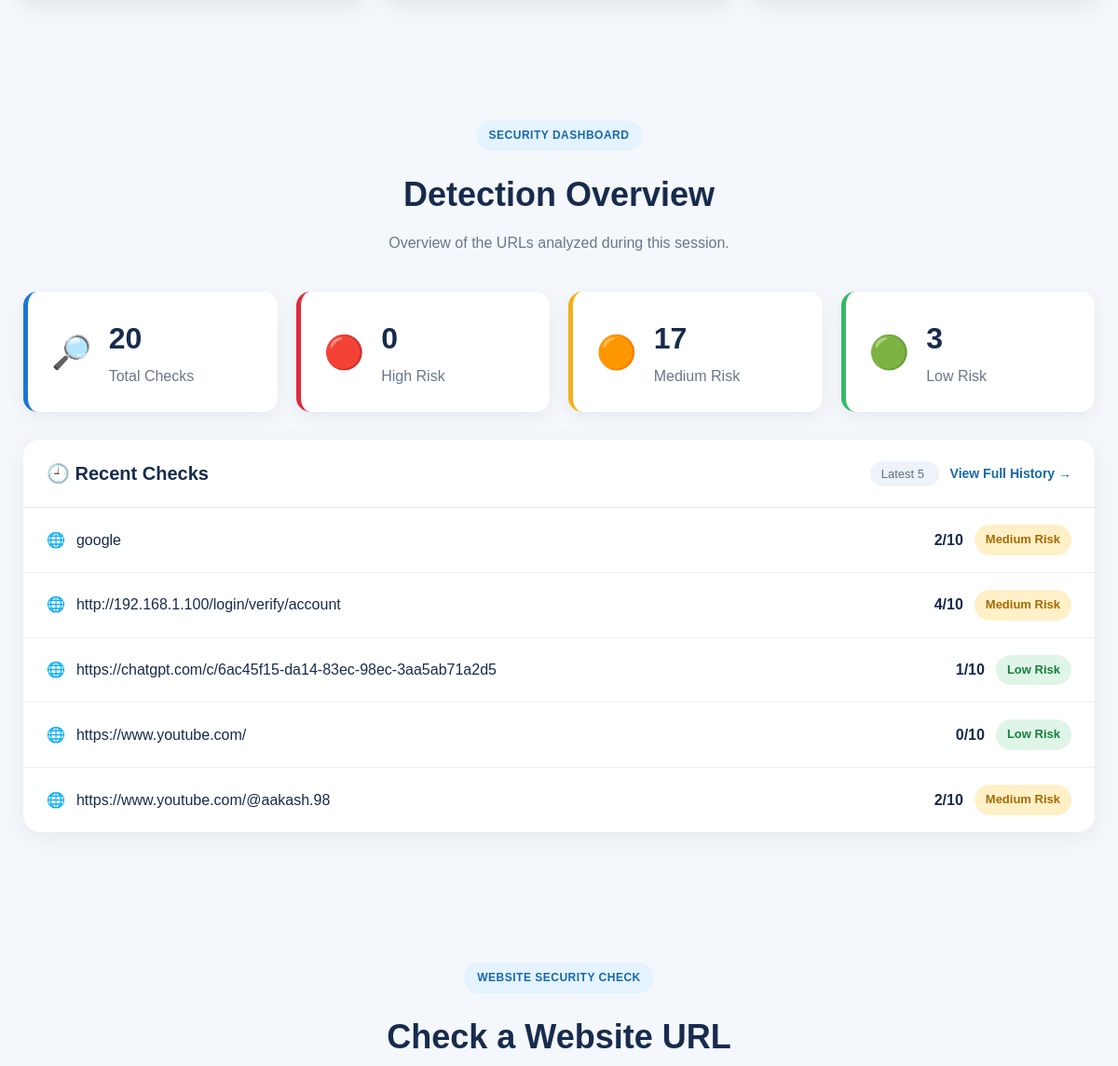
Before: / (middle part) with the older database file.
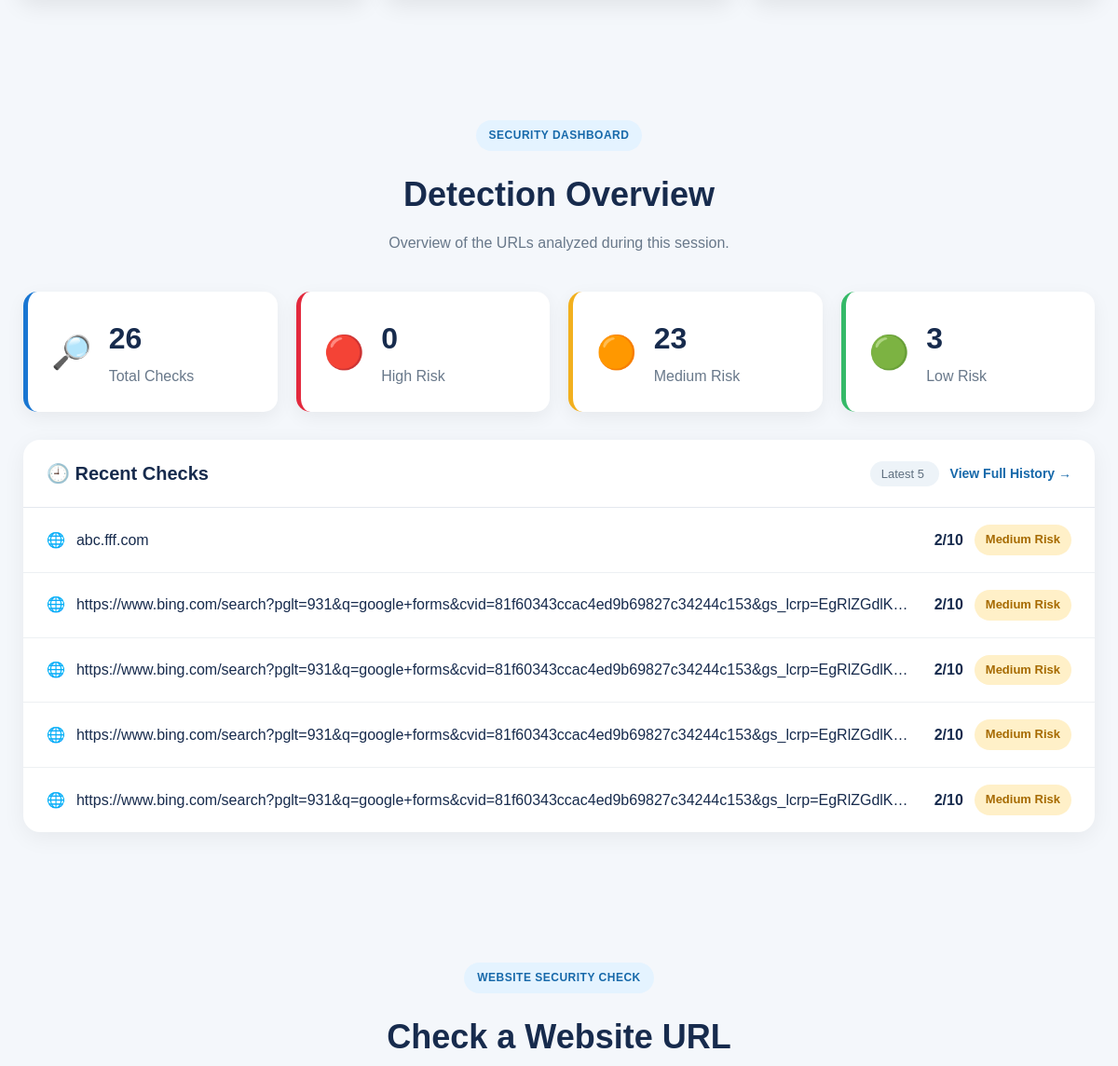
After: the same page with the newer database file.
### tables this page shows
CREATE TABLE checks (

            id INTEGER PRIMARY KEY AUTOINCREMENT,

            url TEXT NOT NULL,

            score INTEGER NOT NULL,

            risk TEXT NOT NULL,

            status TEXT NOT NULL,

            reasons TEXT,

            checked_at TEXT NOT NULL

        );

### app.py (the view)
@app.route("/")
def home():
    conn = get_db_connection()
    total_checks = conn.execute(
        "SELECT COUNT(*) FROM checks"
    ).fetchone()[0]
    high_risk_count = conn.execute(
        "SELECT COUNT(*) FROM checks WHERE risk = 'High'"
    ).fetchone()[0]
    medium_risk_count = conn.execute(
        "SELECT COUNT(*) FROM checks WHERE risk = 'Medium'"
    ).fetchone()[0]
    low_risk_count = conn.execute(
        "SELECT COUNT(*) FROM checks WHERE risk = 'Low'"
    ).fetchone()[0]
    recent_checks = conn.execute("""
        SELECT *
        FROM checks
        ORDER BY id DESC
        LIMIT 5
    """).fetchall()
    conn.close()
    return render_template(
        "index.html",
        total_checks=total_checks,
        high_risk_count=high_risk_count,
        medium_risk_count=medium_risk_count,
        low_risk_count=low_risk_count,
        recent_checks=recent_checks
    )

### app.py (called while the page is built)
def get_db_connection():
    conn = sqlite3.connect(DATABASE)
    conn.row_factory = sqlite3.Row
    return conn

### templates/index.html (shortened to what this page needs)
<!DOCTYPE html>
<html lang="en">
<head>
    <link rel="stylesheet"
          href="{{ url_for('static', filename='css/style.css') }}">
</head>
<body>
<section class="dashboard-section">
    <div class="section-heading">
        <span class="section-label">
            SECURITY DASHBOARD
        </span>
        <h2>
            Detection Overview
        </h2>
        <p>
            Overview of the URLs analyzed during this session.
        </p>
    </div>
    <div class="dashboard-stats">
        <div class="dashboard-card total-card">
            <div class="dashboard-icon">
                🔎
            </div>
            <div>
                <h3>
                    {{ total_checks }}
                </h3>
                <p>
                    Total Checks
                </p>
            </div>
        </div>
        <div class="dashboard-card high-card">
            <div class="dashboard-icon">
                🔴
            </div>
            <div>
                <h3>
                    {{ high_risk_count }}
                </h3>
                <p>
                    High Risk
                </p>
            </div>
        </div>
        <div class="dashboard-card medium-card">
            <div class="dashboard-icon">
                🟠
            </div>
            <div>
                <h3>
                    {{ medium_risk_count }}
                </h3>
                <p>
                    Medium Risk
                </p>
            </div>
        </div>
        <div class="dashboard-card low-card">
            <div class="dashboard-icon">
                🟢
            </div>
            <div>
                <h3>
                    {{ low_risk_count }}
                </h3>
                <p>
                    Low Risk
                </p>
            </div>
        </div>
    </div>
    <div class="recent-section">
        <div class="recent-header">
            <h3>
                🕘 Recent Checks
            </h3>
            <div>
                <span>
                    Latest 5
                </span>
                <a href="/history"
                   class="history-link">
                    View Full History →
                </a>
            </div>
        </div>
        {% if recent_checks %}
        <div class="recent-list">
            {% for check in recent_checks %}
            <div class="recent-item">
                <div class="recent-url">
                    🌐
                    <span>
                        {{ check.url }}
                    </span>
                </div>
                <div class="recent-score">
                    <strong>
                        {{ check.score }}/10
                    </strong>
                    {% if check.risk == "High" %}
                        <span class="recent-risk high-risk">
                            High Risk
                        </span>
                    {% elif check.risk == "Medium" %}
                        <span class="recent-risk medium-risk">
                            Medium Risk
                        </span>
                    {% else %}
                        <span class="recent-risk low-risk">
                            Low Risk
                        </span>
                    {% endif %}
                </div>
            </div>
            {% endfor %}
        </div>
        {% else %}
        <div class="empty-history">
            🔍 No websites have been checked yet.
        </div>
        {% endif %}
    </div>
</section>
<section id="detector" class="detector-section">
    <div class="section-heading">
        <span class="section-label">
            WEBSITE SECURITY CHECK
        </span>
        <h2>
            Check a Website URL
        </h2>
    </div>
</section>
</body>
</html>

### static/css/style.css (style rules this page uses)
* { box-sizing: border-box; margin: 0; padding: 0; }
html { scroll-behavior: smooth; }
body { font-family: Arial, sans-serif; background: #f4f7fb; color: #172b4d; line-height: 1.6; }
.badge, .section-label { display: inline-block; background: #e4f3ff; color: #1769aa; padding: 7px 14px; border-radius: 20px; font-size: 12px; font-weight: bold; letter-spacing: 0.5px; margin-bottom: 18px; }
section { scroll-margin-top: 85px; }
.section-heading { text-align: center; max-width: 750px; margin: 0 auto 40px; }
.section-heading h2 { font-size: 36px; margin-bottom: 10px; }
.section-heading p { color: #68788a; }
.detector-section { max-width: 1250px; margin: auto; padding: 70px 25px; }
.dashboard-section { max-width: 1250px; margin: auto; padding: 70px 25px; }
.dashboard-stats { display: grid; grid-template-columns: repeat(4, 1fr); gap: 20px; margin-bottom: 30px; }
.dashboard-card { background: white; padding: 25px; border-radius: 15px; display: flex; align-items: center; gap: 18px; box-shadow: 0 6px 20px rgba(0,0,0,0.06); border-left: 5px solid; }
.dashboard-card h3 { font-size: 32px; margin-bottom: 2px; }
.dashboard-card p { color: #68788a; }
.dashboard-icon { font-size: 35px; }
.total-card { border-left-color: #1976d2; }
.high-card { border-left-color: #e3293d; }
.medium-card { border-left-color: #f2b01e; }
.low-card { border-left-color: #35b968; }
.recent-section { background: white; border-radius: 18px; box-shadow: 0 6px 25px rgba(0,0,0,0.06); overflow: hidden; }
.recent-header { padding: 20px 25px; display: flex; justify-content: space-between; align-items: center; border-bottom: 1px solid #e3e8ee; }
.recent-header h3 { font-size: 20px; }
.recent-header span { background: #edf3f8; padding: 6px 12px; border-radius: 20px; font-size: 13px; color: #607080; }
.recent-item { display: flex; justify-content: space-between; align-items: center; gap: 20px; padding: 18px 25px; border-bottom: 1px solid #edf0f3; }
.recent-item:last-child { border-bottom: none; }
.recent-url { display: flex; gap: 12px; align-items: center; min-width: 0; }
.recent-url span { overflow: hidden; text-overflow: ellipsis; white-space: nowrap; }
.recent-score { display: flex; align-items: center; gap: 12px; white-space: nowrap; }
.recent-risk { padding: 6px 12px; border-radius: 20px; font-size: 13px; font-weight: bold; }
.medium-risk { background: #fff0c8; color: #a66a00; }
.history-link { display: inline-block; margin-left: 12px; color: #1769aa; text-decoration: none; font-size: 14px; font-weight: bold; }

Changed rows visible on the page:
no longer on this page (row unchanged): checks: url "google", score "2", risk "Medium Risk"
no longer on this page (row unchanged): checks: url "http://192.168.1.100/login/verify/account", score "4", risk "Medium Risk"
no longer on this page (row unchanged): checks: url "https://chatgpt.com/c/6ac45f15-da14-83ec-98ec-3aa5ab71a2d5", score "1", risk "Low Risk"
no longer on this page (row unchanged): checks: url "https://www.youtube.com/", score "0", risk "Low Risk"
no longer on this page (row unchanged): checks: url "https://www.youtube.com/@aakash.98", score "2", risk "Medium Risk"
added checks: url "abc.fff.com", score "2", risk "Medium Risk"
added checks: url "https://www.bing.com/search?pglt=931&q=google+forms&cvid=81f60343ccac4ed9b69827c34244c153&gs_lcrp=EgRlZGdlK…", score "2", risk "Medium Risk"
added checks: url "https://www.bing.com/search?pglt=931&q=google+forms&cvid=81f60343ccac4ed9b69827c34244c153&gs_lcrp=EgRlZGdlK…", score "2", risk "Medium Risk"
added checks: url "https://www.bing.com/search?pglt=931&q=google+forms&cvid=81f60343ccac4ed9b69827c34244c153&gs_lcrp=EgRlZGdlK…", score "2", risk "Medium Risk"
added checks: url "https://www.bing.com/search?pglt=931&q=google+forms&cvid=81f60343ccac4ed9b69827c34244c153&gs_lcrp=EgRlZGdlK…", score "2", risk "Medium Risk"
Other visible differences:
{{ total_checks }}: "20" → "26"
{{ medium_risk_count }}: "17" → "23"
